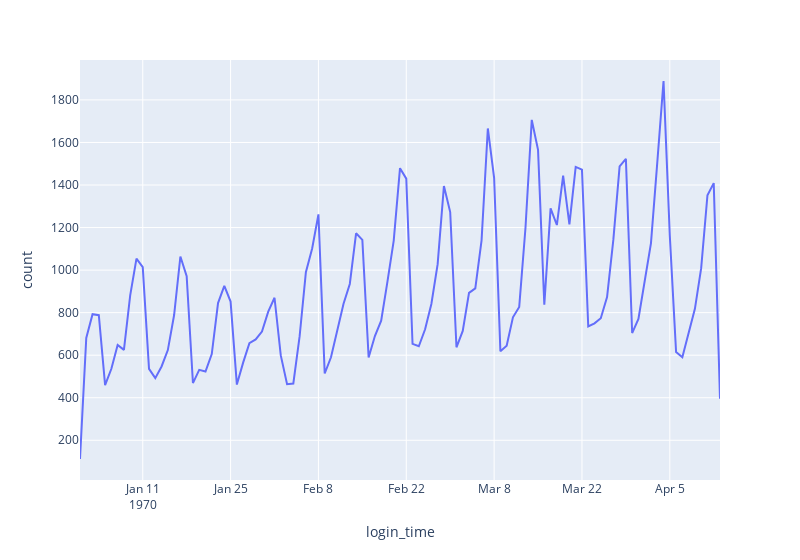

The notebook cell this image was saved under:
### Code cell
df_day = data.resample('24H').sum()
_ = df_day.plot(kind='line')
_ = plt.gcf().set_size_inches(15,6)
_ = plt.show()
fig = px.line(df_day, x= df_day.index, y= 'count', width = 800)
fig.show()
